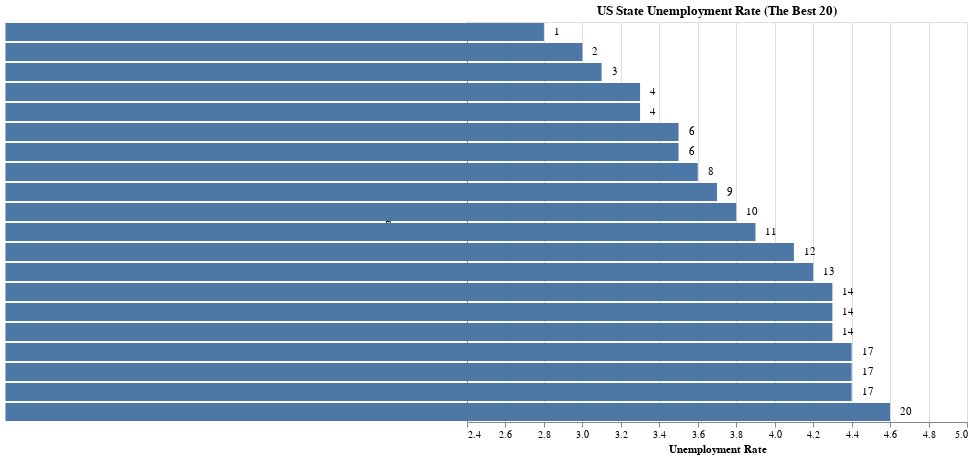

Notebook code cell kept with this figure:
### Code cell
def get_state_unemployment():
    df = pd.read_csv("../data/US_unemployment.csv")
    df = df.sort_values(["Unemployment Rate"])[:20]
    base = alt.Chart(df, width=500).transform_window(
        sort=[alt.SortField("Unemployment Rate", order="ascending")],
        Unemployment_rank="rank(Unemployment Rate)"
    )
    chart = base.mark_bar().encode(
        x=alt.X("Unemployment Rate:Q", scale=alt.Scale(domain=[2.5, 5])),
        y=alt.Y("State:N", sort=alt.EncodingSortField("Unemployment_rank:Q", order="ascending")),
        # color=alt.condition(alt.datum.State == "Minnesota", alt.value("gray"), alt.value("lightblue")),
        tooltip=["Unemployment_rank:O"]
    )
    text = base.mark_text(
        align="left", dx=10
    ).encode(
        x=alt.X("Unemployment Rate:Q"),
        y=alt.Y("State:N", sort=alt.EncodingSortField("Unemployment_rank:Q", order="ascending")),
        text=alt.Text("Unemployment_rank:Q", format=".3"),
        tooltip=["Unemployment_rank:O"]
    )
    return (chart + text).properties(title={
        "text": ["US State Unemployment Rate (The Best 20)"]
    })
get_state_unemployment()

### Figure 1 — Vega-Lite specification as saved in the notebook (floating-point values rounded to 4 significant figures)
{"config": {"view": {"continuousWidth": 400, "continuousHeight": 300}}, "layer": [{"mark": "bar", "encoding": {"tooltip": [{"type": "ordinal", "field": "Unemployment_rank"}], "x": {"type": "quantitative", "field": "Unemployment Rate", "scale": {"domain": [2.5, 5]}}, "y": {"type": "nominal", "field": "State", "sort": {"field": "Unemployment_rank:Q", "order": "ascending"}}}, "transform": [{"window": [{"op": "rank", "field": "Unemployment Rate", "as": "Unemployment_rank"}], "sort": [{"field": "Unemployment Rate", "order": "ascending"}]}], "width": 500}, {"mark": {"type": "text", "align": "left", "dx": 10}, "encoding": {"text": {"type": "quantitative", "field": "Unemployment_rank", "format": ".3"}, "tooltip": [{"type": "ordinal", "field": "Unemployment_rank"}], "x": {"type": "quantitative", "field": "Unemployment Rate"}, "y": {"type": "nominal", "field": "State", "sort": {"field": "Unemployment_rank:Q", "order": "ascending"}}}, "transform": [{"window": [{"op": "rank", "field": "Unemployment Rate", "as": "Unemployment_rank"}], "sort": [{"field": "Unemployment Rate", "order": "ascending"}]}], "width": 500}], "data": {"name": "data-bc741aa7209b7bbe68abda0ba00310a2"}, "title": {"text": ["US State Unemployment Rate (The Best 20)"]}, "$schema": "https://vega.github.io/schema/vega-lite/v4.8.1.json", "datasets": {"data-bc741aa7209b7bbe68abda0ba00310a2": [{"Unnamed: 0": 34, "Unnamed: 0.1": 34, "State": "North Dakota", "Unemployment Rate": 2.8}, {"Unnamed: 0": 27, "Unnamed: 0.1": 27, "State": "Nebraska", "Unemployment Rate": 3.0}, {"Unnamed: 0": 42, "Unnamed: 0.1": 42, "State": "South Dakota", "Unemployment Rate": 3.1}, {"Unnamed: 0": 29, "Unnamed: 0.1": 29, "State": "New Hampshire", "Unemployment Rate": 3.3}, {"Unnamed: 0": 11, "Unnamed: 0.1": 11, "State": "Hawaii", "Unemployment Rate": 3.3}, {"Unnamed: 0": 46, "Unnamed: 0.1": 46, "State": "Vermont", "Unemployment Rate": 3.5}, {"Unnamed: 0": 45, "Unnamed: 0.1": 45, "State": "Utah", "Unemployment Rate": 3.5}, {"Unnamed: 0": 15, "Unnamed: 0.1": 15, "State": "Iowa", "Unemployment Rate": 3.6}, {"Unnamed: 0": 5, "Unnamed: 0.1": 5, "State": "Colorado", "Unemployment Rate": 3.7}, {"Unnamed: 0": 23, "Unnamed: 0.1": 23, "State": "Minnesota", "Unemployment Rate": 3.8}, {"Unnamed: 0": 12, "Unnamed: 0.1": 12, "State": "Idaho", "Unemployment Rate": 3.9}, {"Unnamed: 0": 16, "Unnamed: 0.1": 16, "State": "Kansas", "Unemployment Rate": 4.1}, {"Unnamed: 0": 51, "Unnamed: 0.1": 51, "State": "Wyoming", "Unemployment Rate": 4.2}, {"Unnamed: 0": 47, "Unnamed: 0.1": 47, "State": "Virginia", "Unemployment Rate": 4.3}, {"Unnamed: 0": 19, "Unnamed: 0.1": 19, "State": "Maine", "Unemployment Rate": 4.3}, {"Unnamed: 0": 26, "Unnamed: 0.1": 26, "State": "Montana", "Unemployment Rate": 4.3}, {"Unnamed: 0": 36, "Unnamed: 0.1": 36, "State": "Oklahoma", "Unemployment Rate": 4.4}, {"Unnamed: 0": 44, "Unnamed: 0.1": 44, "State": "Texas", "Unemployment Rate": 4.4}, {"Unnamed: 0": 50, "Unnamed: 0.1": 50, "State": "Wisconsin", "Unemployment Rate": 4.4}, {"Unnamed: 0": 14, "Unnamed: 0.1": 14, "State": "Indiana", "Unemployment Rate": 4.6}]}}
